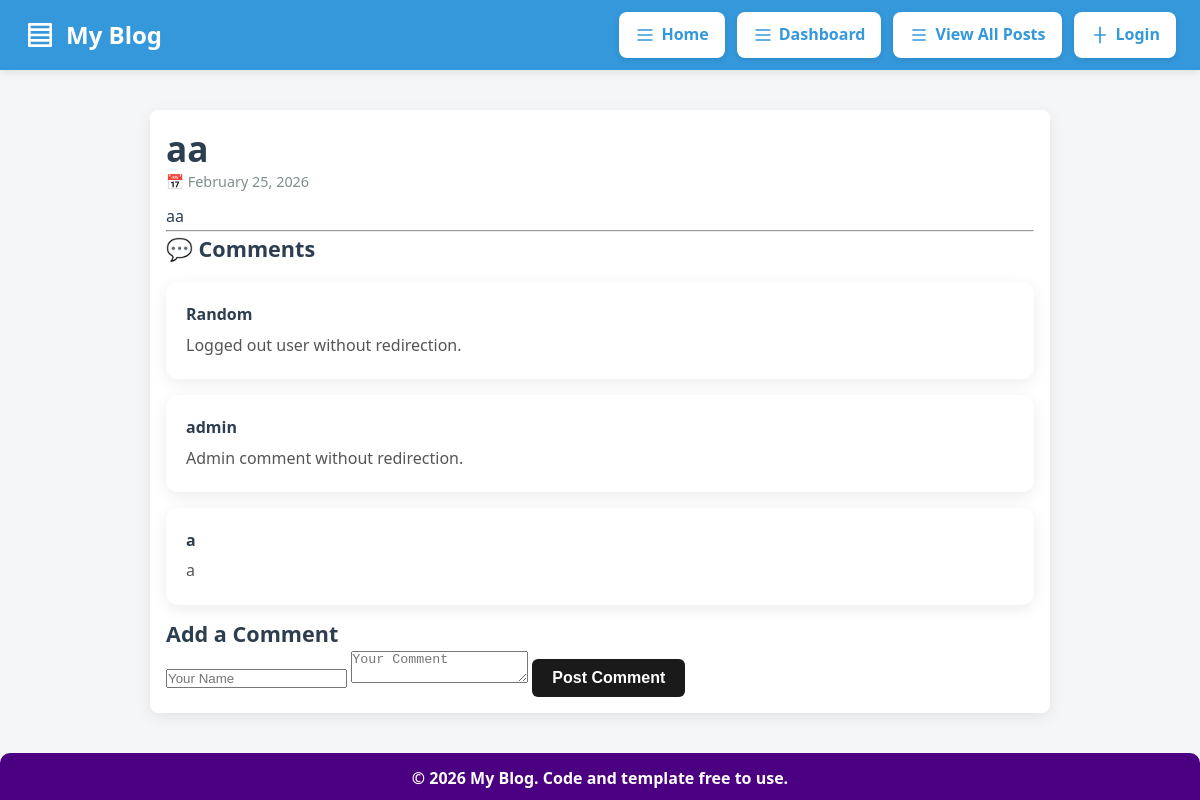
/post.php?id=10, run on the app's committed database.
### tables this page shows
CREATE TABLE `posts` (
  `id` int(11) NOT NULL,
  `title` varchar(500) NOT NULL,
  `content` text NOT NULL,
  `created_at` datetime DEFAULT current_timestamp(),
  `user_id` int(11) NOT NULL
);

CREATE TABLE `comments` (
  `id` int(11) NOT NULL,
  `post_id` int(11) NOT NULL,
  `name` varchar(500) NOT NULL,
  `comment` text NOT NULL,
  `created_at` datetime DEFAULT current_timestamp()
);

### functions/databaseFunctions.php (called while the page is built, shortened)
<?php
function fetchAll(string $sql, string $types = "", array $params = []): array
{
    $stmt = db()->prepare($sql);
    if ($types) {
        $stmt->bind_param($types, ...$params);
    }
    $stmt->execute();
    return $stmt->get_result()->fetch_all(MYSQLI_ASSOC);
}
function db(): mysqli
{
    static $conn = null;
    if ($conn === null) {
        $conn = new mysqli("localhost", "root", "", "blog");
    }
    return $conn;
}

### functions/genericFunctions.php (called while the page is built, shortened)
<?php
function escape(string $value): string
{
    return htmlspecialchars($value, ENT_QUOTES, "UTF-8");
}

### post.php (the view, shortened to what this page needs)
<?php
require_once "functions/databaseFunctions.php";
require_once "functions/genericFunctions.php";
$postId = $_GET["id"] ?? null;
$postResults = fetchAll(
    "SELECT * FROM posts WHERE id = ?",
    "i",
    [$postId]
);
$post = $postResults[0] ?? null;
$comments = fetchAll(
    "SELECT * FROM comments WHERE post_id = ? ORDER BY id DESC",
    "i",
    [$postId]
);
?>
<article class="post-card">
    <h1><?= escape($post["title"]) ?></h1>
    <p class="post-date">
        📅 <?= date("F d, Y", strtotime($post["created_at"])) ?>
    </p>
    <div class="post-full-content">
        <?php
            $allowed_tags = '<b><i><u><strong><em><h1><h2><h3><p><ol><ul><li><br><img><a>';
            $safe_content = strip_tags($post["content"], $allowed_tags);
            echo nl2br($safe_content);
        ?>
    </div>
    <hr>
    <h3>💬 Comments</h3>
    <?php if (empty($comments)): ?>
        <p><em>No comments yet. Be the first to comment!</em></p>
    <?php else: ?>
        <?php foreach ($comments as $comment): ?>
            <div class="comment">
                <strong><?= escape($comment["name"]) ?></strong>
                <p><?= escape($comment["comment"]) ?></p>
            </div>
        <?php endforeach; ?>
    <?php endif; ?>
    <h3>Add a Comment</h3>
    <form action="servers/comment_create.php" method="post">
        <?php if (!isset($_SESSION["user"])): ?>
            <input type="text" name="name" placeholder="Your Name" required>
        <?php endif; ?>
        <textarea name="comment" placeholder="Your Comment" required></textarea>
        <button type="submit" class="submit-post-btn">
            Post Comment
        </button>
    </form>
</article>

### assets/css/base.css (style rules this page uses)
:root { --primary-color: #2c3e50; --secondary-color: #3498db; --accent-color: #e74c3c; --light-bg: #ecf0f1; --border-color: #bdc3c7; --text-color: #2c3e50; --success-color: #27ae60; }
* { margin: 0; padding: 0; box-sizing: border-box; }
html { scroll-behavior: smooth; }
body { font-family: system-ui, -apple-system, BlinkMacSystemFont, "Segoe UI", Roboto, Helvetica, Arial, sans-serif; background-color: #f4f6f8; color: var(--text-color); line-height: 1.6; -webkit-font-smoothing: antialiased; -moz-osx-font-smoothing: grayscale; }
h1 { font-size: 2.2rem; line-height: 1.25; }
h3 { font-size: 1.35rem; }
p { font-size: 1rem; line-height: 1.7; }

### assets/css/cards.css (style rules this page uses)
.post-date { font-size: 0.9rem; color: #7f8c8d; margin-bottom: 10px; }
.post-card { background: #ffffff; padding: 24px; border-radius: 12px; box-shadow: 0 4px 16px rgba(0,0,0,0.08); max-width: 900px; margin: 40px auto; box-sizing: border-box; }
.post-card .comment, .post-card .post-comment-container { background: #ffffff; padding: 20px; border-radius: 12px; box-shadow: 0 4px 16px rgba(0,0,0,0.08); margin-top: 16px; }
.post-card .comment { margin-bottom: 12px; }
.post-card .comment strong { display: block; font-weight: 600; margin-bottom: 4px; }
.post-card .comment p { margin: 0; color: #555; }
.post-card, .recent-post-link, .view-post-card, .editor-card { border-radius: 8px; box-shadow: 0 4px 16px rgba(0,0,0,0.08); padding: 16px; text-decoration: none; color: inherit; display: block; transition: all 0.3s ease; overflow: hidden; }

### assets/css/forms.css (style rules this page uses)
.submit-post-btn, .dashboard-btn, .dash-btn { padding: 12px 20px; border-radius: 6px; background-color: #3498db; color: white; font-weight: 600; display: inline-flex; align-items: center; gap: 8px; }

### assets/css/editor.css (style rules this page uses)
.submit-post-btn { padding: 10px 20px; border-radius: 6px; background-color: #1a1a1a; color: #fff; font-weight: 600; border: none; cursor: pointer; font-size: 1rem; transition: background-color 0.2s ease, transform 0.2s ease; }

### data on the page
posts: title "aa", created_at "February 25, 2026", content "aa"
comments: name "Random", comment "Logged out user without redirection."
comments: name "admin", comment "Admin comment without redirection."
comments: name "a", comment "a"
